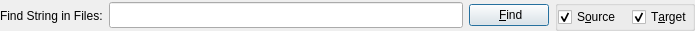
<ui version="4.0" >
 <class>frmFind</class>
 <widget class="QWidget" name="frmFind" >
  <property name="enabled" >
   <bool>true</bool>
  </property>
  <property name="geometry" >
   <rect>
    <x>0</x>
    <y>0</y>
    <width>695</width>
    <height>26</height>
   </rect>
  </property>
  <property name="sizePolicy" >
   <sizepolicy>
    <hsizetype>7</hsizetype>
    <vsizetype>7</vsizetype>
    <horstretch>0</horstretch>
    <verstretch>0</verstretch>
   </sizepolicy>
  </property>
  <property name="windowTitle" >
   <string>Find</string>
  </property>
  <property name="autoFillBackground" >
   <bool>true</bool>
  </property>
  <layout class="QGridLayout" >
   <property name="margin" >
    <number>0</number>
   </property>
   <property name="spacing" >
    <number>6</number>
   </property>
   <item row="0" column="1" >
    <widget class="QLineEdit" name="lineEdit" >
     <property name="enabled" >
      <bool>true</bool>
     </property>
     <property name="minimumSize" >
      <size>
       <width>0</width>
       <height>26</height>
      </size>
     </property>
    </widget>
   </item>
   <item row="0" column="2" >
    <widget class="QPushButton" name="find" >
     <property name="enabled" >
      <bool>true</bool>
     </property>
     <property name="text" >
      <string> &amp;Find</string>
     </property>
     <property name="icon" >
      <iconset>../images/find.png</iconset>
     </property>
     <property name="autoDefault" >
      <bool>true</bool>
     </property>
     <property name="default" >
      <bool>true</bool>
     </property>
     <property name="flat" >
      <bool>false</bool>
     </property>
    </widget>
   </item>
   <item row="0" column="0" >
    <widget class="QLabel" name="lblFind" >
     <property name="sizeIncrement" >
      <size>
       <width>0</width>
       <height>0</height>
      </size>
     </property>
     <property name="text" >
      <string>Find String in Files:</string>
     </property>
    </widget>
   </item>
   <item row="0" column="4" >
    <widget class="QGroupBox" name="groupBox" >
     <property name="sizePolicy" >
      <sizepolicy>
       <hsizetype>5</hsizetype>
       <vsizetype>0</vsizetype>
       <horstretch>0</horstretch>
       <verstretch>0</verstretch>
      </sizepolicy>
     </property>
     <property name="title" >
      <string/>
     </property>
     <layout class="QHBoxLayout" >
      <property name="margin" >
       <number>0</number>
      </property>
      <property name="spacing" >
       <number>11</number>
      </property>
      <item>
       <widget class="QCheckBox" name="chbsource" >
        <property name="text" >
         <string>S&amp;ource</string>
        </property>
        <property name="checked" >
         <bool>true</bool>
        </property>
       </widget>
      </item>
      <item>
       <widget class="QCheckBox" name="chbtarget" >
        <property name="text" >
         <string>T&amp;arget</string>
        </property>
        <property name="checked" >
         <bool>true</bool>
        </property>
       </widget>
      </item>
     </layout>
    </widget>
   </item>
  </layout>
 </widget>
 <tabstops>
  <tabstop>lineEdit</tabstop>
  <tabstop>find</tabstop>
 </tabstops>
 <resources/>
 <connections/>
</ui>
